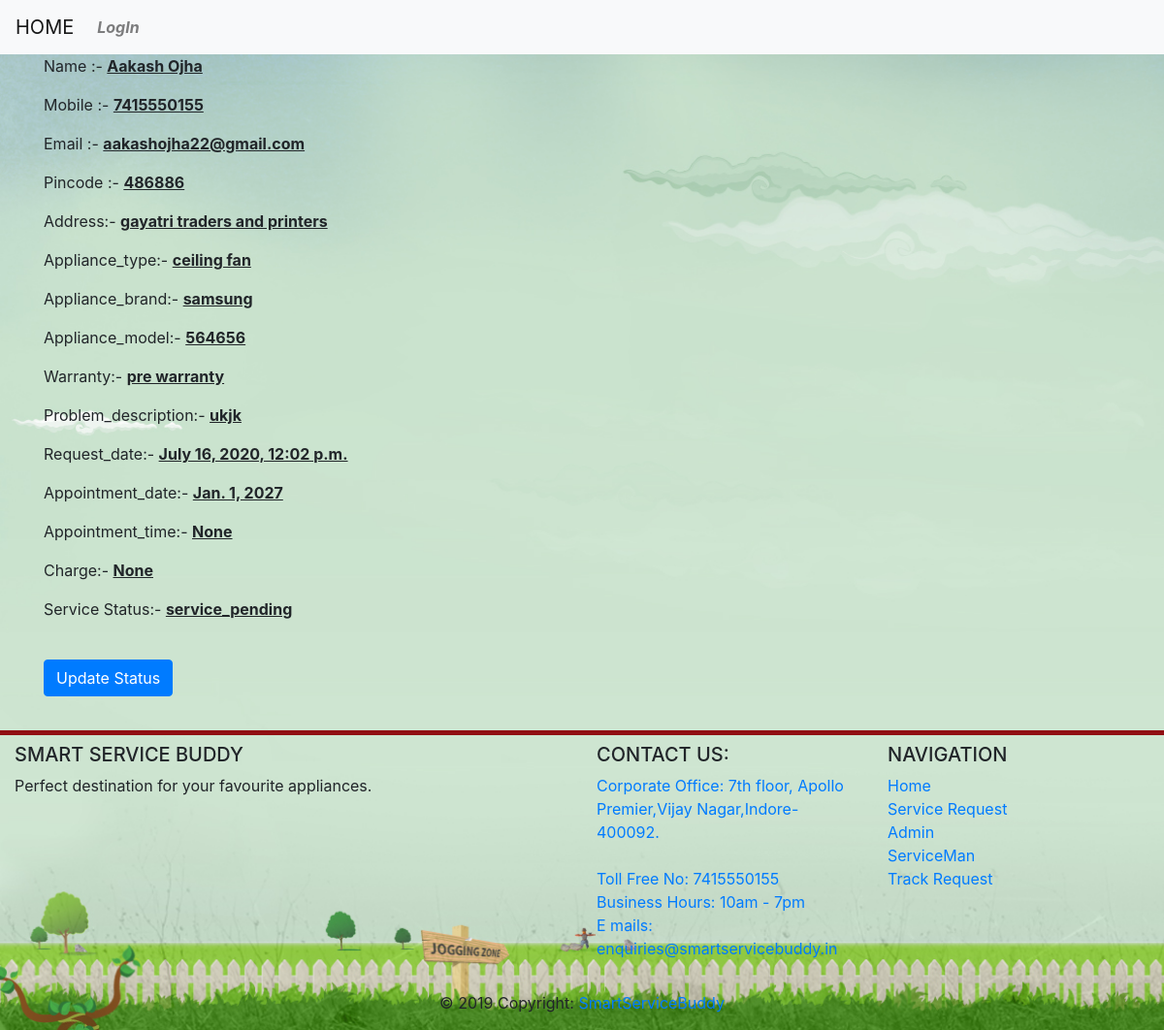
/service_man/request_detail/65/, run on the app's committed database.
### client_request/models.py (models this page shows, shortened)
class ClientRequest(models.Model):
    name = models.CharField(max_length=50)
    mobile = models.PositiveIntegerField()
    email = models.EmailField()
    pincode = models.PositiveIntegerField()
    address = models.CharField(max_length=100)
    appliance_type  = models.CharField(max_length=50,choices=sorted(appliance_type_CHOICES))
    appliance_brand = models.CharField(max_length=50,choices=sorted(appliance_brand_CHOICES))
    appliance_model = models.CharField(max_length=50)
    warranty = models.CharField(max_length=50,choices=(warranty_CHOICES))
    problem_description = models.CharField(max_length=200,blank=True,null=True)
    request_date = models.DateTimeField(default=timezone.now)
    appointment_date= models.DateField()
    appointment_time = models.TimeField(blank=True,null=True)
    verfication_status = models.BooleanField(default=False)
    service_man = models.ForeignKey(ServiceManInfo, related_name='serivce_man_appointed', on_delete=models.CASCADE,null=True,blank=True)
    email_verification =  models.BooleanField(default=False)
    charge = models.PositiveIntegerField(blank=True,null=True)
    request_status=models.CharField(max_length=50,choices=(request_status_CHOICES),blank=True,null=True,default='service_pending')

### service_man/views.py (the view)
# urls.py: path('request_detail/<int:pk>/',views.RequestDetailView.as_view(),name='request_detail'),
class RequestDetailView(DetailView,LoginRequiredMixin):
    model = ClientRequest
    template_name = 'service_man/request_detail.html'

### service_man/templates/service_man/request_detail.html (shortened to what this page needs)
{% extends 'service_man/base.html' %}
{% block content %}
<div class="container ">
    <p>Name :- <b><u>{{clientrequest.name}}</u></b></p>
    <p>Mobile :- <b><u>{{clientrequest.mobile}}</u></b></p>
    <p>Email :- <b><u>{{clientrequest.email}}</u></b></p>
    <p>Pincode :- <b><u>{{clientrequest.pincode}}</u></b></p>
    <p>Address:- <b><u>{{clientrequest.address}}</u></b></p>
    <p>Appliance_type:- <b><u>{{clientrequest.appliance_type}}</u></b></p>
    <p>Appliance_brand:- <b><u>{{clientrequest.appliance_brand}}</u></b></p>
    <p>Appliance_model:- <b><u>{{clientrequest.appliance_model}}</u></b></p>
    <p>Warranty:- <b><u>{{clientrequest.warranty}}</u></b></p>
    <p>Problem_description:- <b><u>{{clientrequest.problem_description}}</u></b></p>
    <p>Request_date:- <b><u>{{clientrequest.request_date}}</u></b></p>
    <p>Appointment_date:- <b><u>{{clientrequest.appointment_date}}</u></b></p>
    <p>Appointment_time:- <b><u>{{clientrequest.appointment_time}}</u></b></p>
    <p>Charge:- <b><u>{{clientrequest.charge}}</u></b></p>
    <p>Service Status:- <b><u>{{clientrequest.request_status}}</u></b></p>
<br>
    <a class="btn btn-primary" href="{% url 'service_man:request_update' pk=clientrequest.pk %}">Update Status</a>
</div>
{% endblock %}

### data on the page
ClientRequest: name "Aakash Ojha", mobile "7415550155", email "aakashojha22@gmail.com", pincode "486886", address "gayatri traders and printers", appliance_type "ceiling fan", appliance_brand "samsung", appliance_model "564656", warranty "pre warranty", problem_description "ukjk", request_date "July 16, 2020, 12:02 p.m.", appointment_date "Jan. 1, 2027", appointment_time "None", charge "None", request_status "service_pending"
